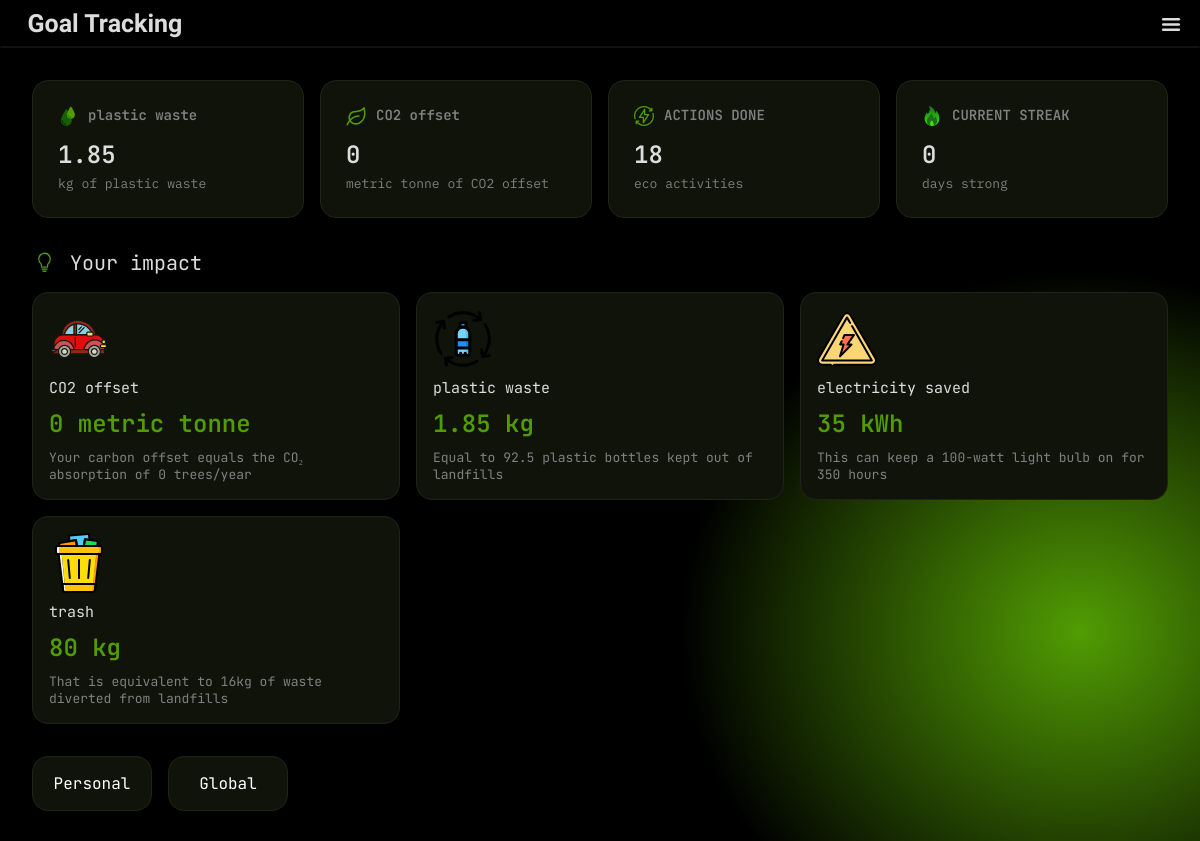
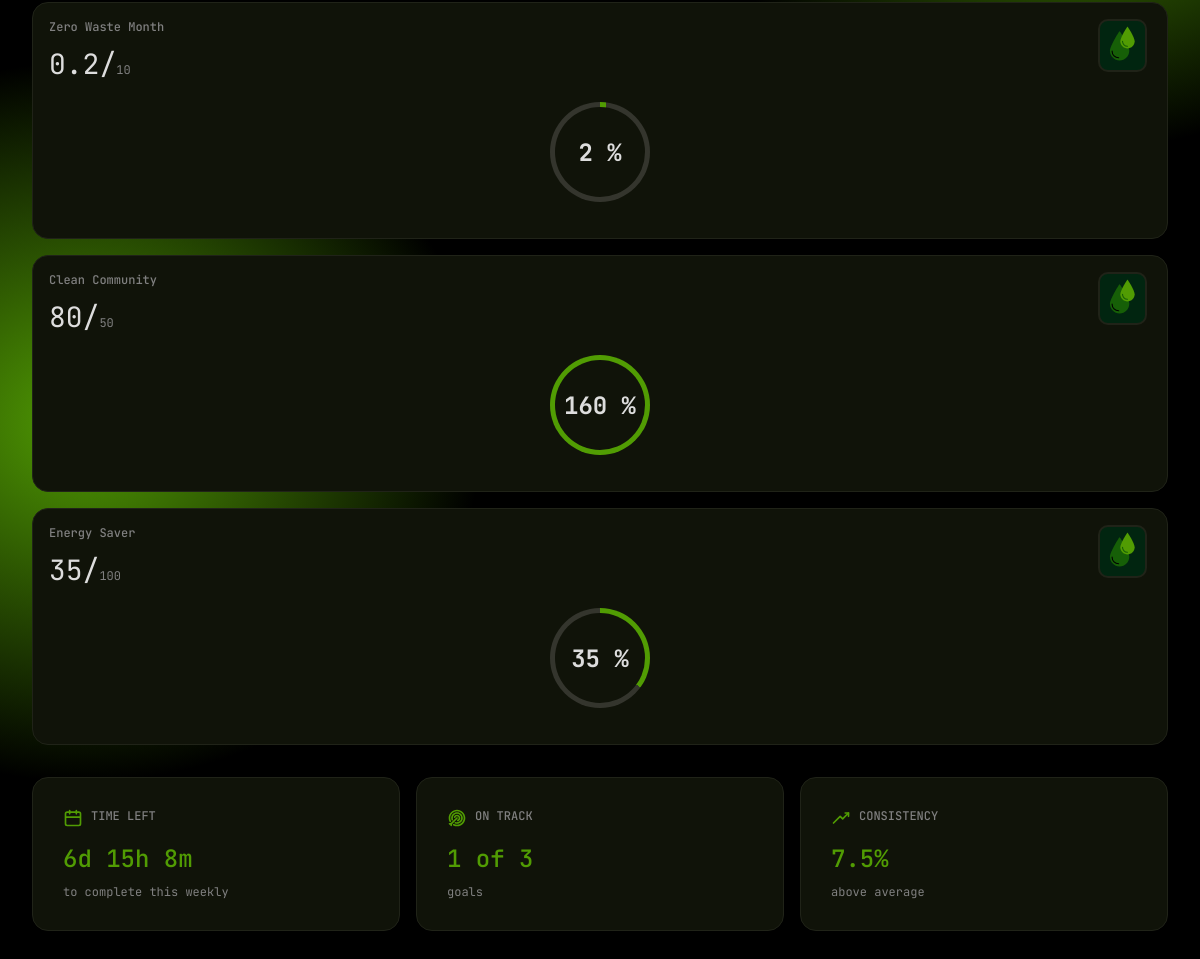
Page /goals.php (signed in) on the earlier database version (2 pictures, top to bottom).
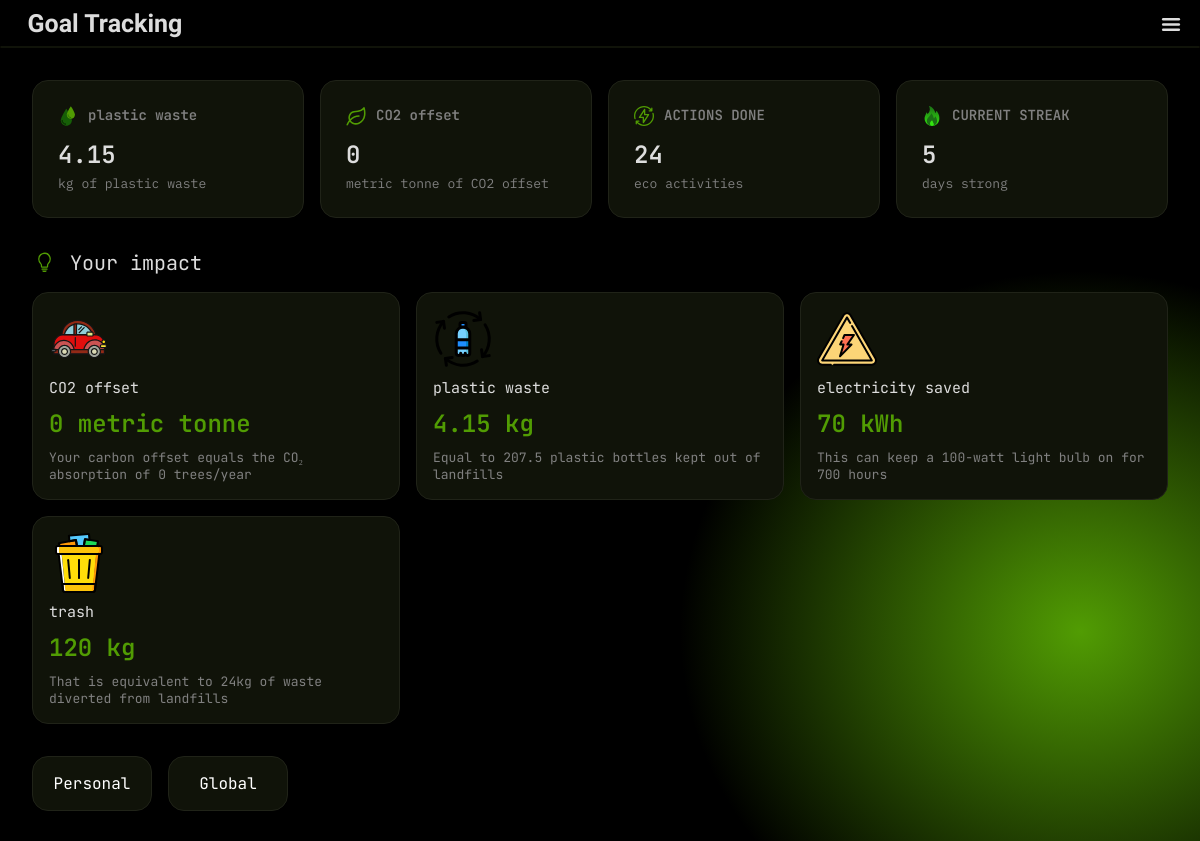
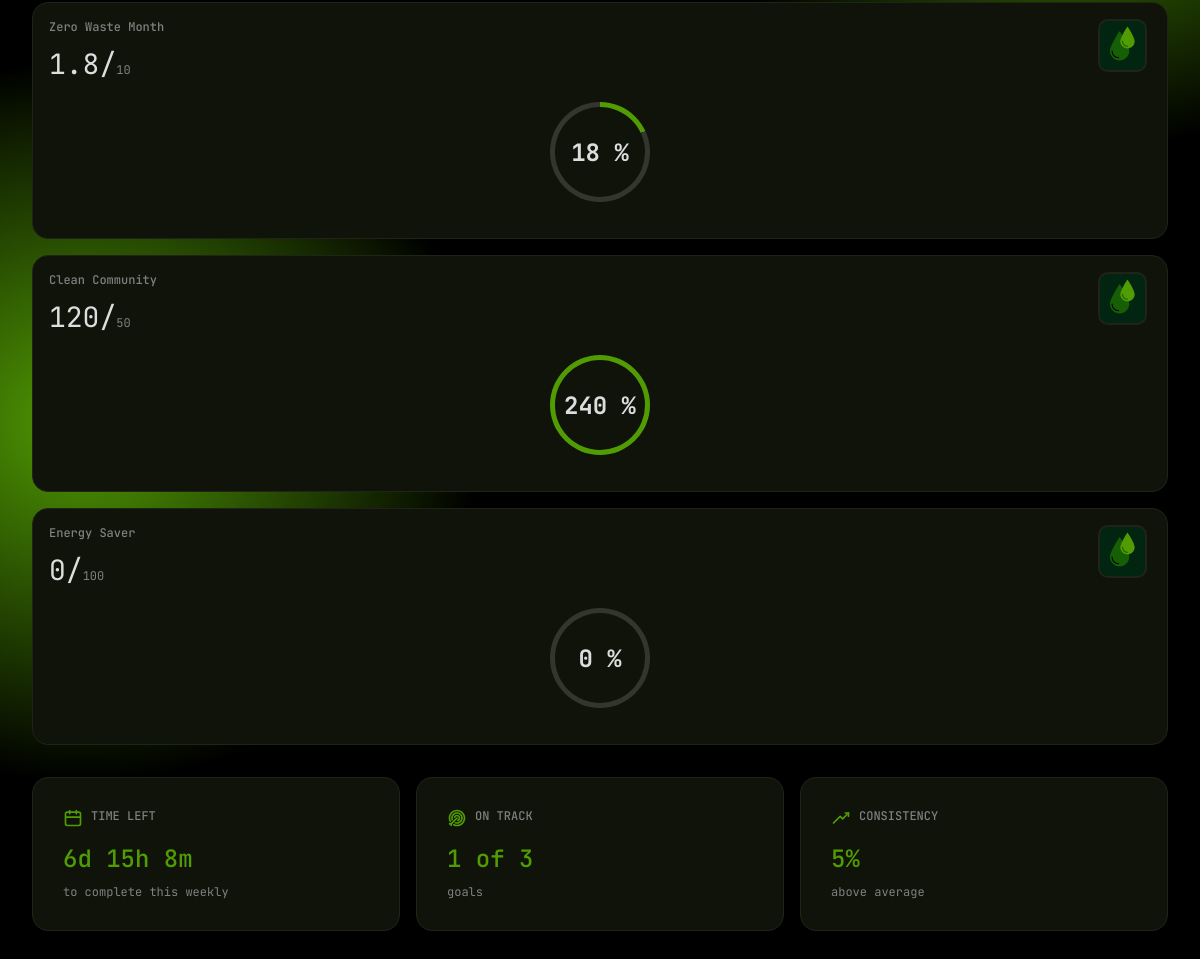
Same page on the later database version (2 pictures, top to bottom).
### tables this page shows
CREATE TABLE GOAL_TYPE (
    ID VARCHAR(100) PRIMARY KEY,
    term VARCHAR(500),
    unit VARCHAR(50),
    decimal_points INT
);

CREATE TABLE GOALS (
    ID VARCHAR(50) PRIMARY KEY,
    title VARCHAR(200),
    description VARCHAR(2000),
    media VARCHAR(500),
    goal_type VARCHAR(100),
    goal DECIMAL,
    starting_time INT,
    ending_time INT,

    type VARCHAR(100),
     

    FOREIGN KEY (goal_type) REFERENCES GOAL_TYPE(ID)
);

### api/users/contribution.php (called while the page is built, shortened)
<?php
function user_get_contribution_total_worded($username, $time_start = NULL, $time_end = NULL)
{
    include dirname(__DIR__) . '/conn.php';
    $query = "SELECT
    GOAL_TYPE.*, COALESCE(
        (
        SELECT
            SUM(TASK.goal_contribution * SUBMISSION.action_count) as total
            from SUBMISSION
            inner join TASK on TASK.ID = SUBMISSION.task_ID
            where
                (SUBMISSION.user = '$username') AND
                (TASK.goal_type = GOAL_TYPE.ID) " .
        ((is_null($time_start) || is_null($time_end)) ? "" : "AND (SUBMISSION.submitted_timestamp BETWEEN '$time_start' AND '$time_end')")
        . "
        )
        , 0) as total FROM GOAL_TYPE;";
    $query_result = mysqli_query($dbConnection, $query);
    $result = array();
    foreach (mysqli_fetch_all($query_result, MYSQLI_ASSOC) as $row) {
        $result[$row['ID']] = array(
            'term' => $row['term'],
            'total' => floatval($row['total']),
            'unit' => $row['unit'],
            'decimals' => intval($row['decimal_points'])
        );
    }
    return $result;
}

### api/goals/functions.php (called while the page is built, shortened)
<?php
function goals_contributions_all($username, $type = NULL, $onlyActive = true)
{
    include dirname(__DIR__) . '/conn.php';
    $query = "select *, coalesce((
        select
    	sum(task.goal_contribution * submission.action_count)
	    from submission
            inner join task
            on task.ID = submission.task_ID
        where
            (submission.user = '$username') and
            (submission.status = 'approved') and
            (task.goal_type = goals.goal_type)
            " . ($onlyActive ? "and (submission.submitted_timestamp between goals.starting_time and goals.ending_time)" : "") . "
    ), 0) as total from goals
    " . (is_null($type) ? "" : "where (goals.type = '$type')");
    $queryResult = mysqli_query($dbConnection, $query);
    $result = array();
    foreach (mysqli_fetch_all($queryResult, MYSQLI_ASSOC) as $row) {
        $result[$row['ID']] = array(
            'ID' => $row['ID'],
            'title' => $row['title'],
            'description' => $row['description'],
            'media' => $row['media'],
            'goal_type' => $row['goal_type'],
            'goal' => $row['goal'],
            'starting_time' => intval($row['starting_time']),
            'ending_time' => intval($row['ending_time']),
            'type' => $row['type'],
            'total' => floatval($row['total']),
        );
    }
    return $result;
}

### goals.php (the view, shortened to what the rows shown need)
<?php
include './api/credentials.php';
include './api/users/functions.php';
include './api/users/contribution.php';
include './api/goals/functions.php';
$contribution = user_get_contribution_total_worded($username);
$personalProgress = goals_contributions_all($username, type: 'personal');
?>
<!DOCTYPE html>
<html lang="en">
<head>
    <link rel="stylesheet" href="./styles/goals.css">
    <link rel="stylesheet" href="./styles/style.css">
</head>
<body>
    <div id="bg-color">
        <div id="elements">
            <div id="statistic">
                <div class="ststc">
                    <img src="./assets/ivp/water-drops-svgrepo-com (1).svg">
                    <p class="p1"><?php echo $contribution['plastic']['term'] ?></p>
                    <p class="p2"><?php echo $contribution['plastic']['total'] ?></p>
                    <p class="p3"><?php echo $contribution['plastic']['unit'] ?> of <?php echo $contribution['plastic']['term'] ?></p>
                </div>
                <div class="ststc">
                    <img src="./assets/ivp/leaf-svgrepo-com.svg">
                    <p class="p1"><?php echo $contribution['carbon']['term'] ?></p>
                    <p class="p2"><?php echo $contribution['carbon']['total'] ?></p>
                    <p class="p3"><?php echo $contribution['carbon']['unit'] ?> of <?php echo $contribution['carbon']['term'] ?></p>
                </div>
            </div>
            <div id="impact">
                <?php
                function generateImpactDescription($goalTypeId, $totalValue)
                {
                    switch ($goalTypeId) {
                        case 'carbon':
                            return "Your carbon offset equals the CO₂ absorption of " . floor($totalValue / 16) . " trees/year";
                        case 'plastic':
                            return "Equal to " . ($totalValue * 50) . " plastic bottles kept out of landfills";
                        case 'electric':
                            return "This can keep a 100-watt light bulb on for  " . floor($totalValue * 10) . " hours";
                        case 'trash':
                            return "That is equivalent to " . floor($totalValue / 5) . "kg of waste diverted from landfills";
                    }
                }
                $descriptionCarbon = generateImpactDescription('carbon', $contribution['carbon']['total']);
                $descriptionPlastic = generateImpactDescription('plastic', $contribution['plastic']['total']);
                $descriptionElectric = generateImpactDescription('electric', $contribution['electric']['total']);
                $descriptionTrash = generateImpactDescription('trash', $contribution['trash']['total']);
                ?>
                <div class="impt">
                    <img src="./assets/ivp/car-svgrepo-com.svg" alt="">
                    <p class="impt-p1"><?php echo $contribution['carbon']['term'] ?></p>
                    <p class="impt-p2"><?php echo $contribution['carbon']['total'] ?> <?php echo $contribution['carbon']['unit'] ?></p>
                    <p class="impt-p3"><?php echo $descriptionCarbon ?></p>
                </div>
                <div class="impt">
                    <img src="./assets/ivp/bottle-plastic-recycle-recycling-svgrepo-com.svg">
                    <p class="impt-p1"><?php echo $contribution['plastic']['term'] ?></p>
                    <p class="impt-p2"><?php echo $contribution['plastic']['total'] ?> <?php echo $contribution['plastic']['unit'] ?></p>
                    <p class="impt-p3"><?php echo $descriptionPlastic ?></p>
                </div>
                <div class="impt">
                    <img src="./assets/ivp/electric-electricity-svgrepo-com.svg">
                    <p class="impt-p1"><?php echo $contribution['electric']['term'] ?></p>
                    <p class="impt-p2"><?php echo $contribution['electric']['total'] ?> <?php echo $contribution['electric']['unit'] ?></p>
                    <p class="impt-p3"><?php echo $descriptionElectric ?></p>
                </div>
                <div class="impt">
                    <img src="./assets/ivp/trash-svgrepo-com.svg">
                    <p class="impt-p1"><?php echo $contribution['trash']['term'] ?></p>
                    <p class="impt-p2"><?php echo $contribution['trash']['total'] ?> <?php echo $contribution['trash']['unit'] ?></p>
                    <p class="impt-p3"><?php echo $descriptionTrash ?></p>
                </div>
            </div>
            <div id="goal">
                <div class="personal-goals">
                    <?php
                    foreach ($personalProgress as $row) { ?>
                        <div class="goals">
                            <p class="goals-p1"><?php echo $row['title']; ?></p>
                            <p class="goals-p2"><?php echo $row['total']; ?>/<span><?php echo $row['goal']; ?></span></p>
                            <div class="icons">
                                <img src="./assets/ivp/water-drops-svgrepo-com (1).svg" alt="">
                            </div>
                            <?php $progress = floor(($row['total'] / $row['goal']) * 100); ?>
                            <div class="progress" style="background: conic-gradient(var(--accent) calc(<?php echo ($progress) ?>%), var(--tertiary) 0) !important;">
                                <div id="thumb">
                                    <p class="percent"><?php echo $progress ?> %</p>
                                </div>
                            </div>
                        </div>
                    <?php } ?>
                </div>
            </div>
        </div>
    </div>
</body>
</html>

Differences in the rows shown:
changed goals "Zero Waste Month": total "0.2" → "1.8"; progress "2" → "18"
changed goals "Clean Community": total "80" → "120"; progress "160" → "240"
changed goals "Energy Saver": total "35" → "0"; progress "35" → "0"
Other differences:
$contribution['plastic']['total']: "1.85" → "4.15"
$actionDone: "18" → "24"
$streak: "0" → "5"
$descriptionPlastic: "Equal to 92.5 plastic bottles kept out of landfills" → "Equal to 207.5 plastic bottles kept out of landfills"
$contribution['electric']['total']: "35" → "70"
$descriptionElectric: "This can keep a 100-watt light bulb on for 350 hours" → "This can keep a 100-watt light bulb on for 700 hours"
$contribution['trash']['total']: "80" → "120"
$descriptionTrash: "That is equivalent to 16kg of waste diverted from landfills" → "That is equivalent to 24kg of waste diverted from landfills"
$consistency: "7.5" → "5"
